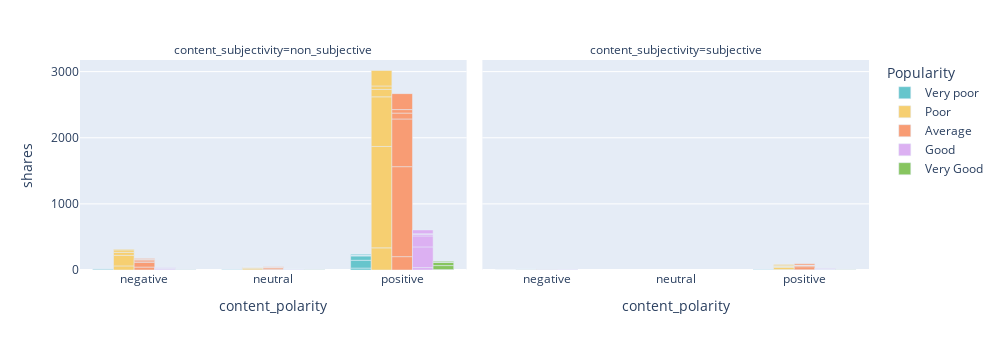

Notebook source saved alongside this figure:
### Markdown cell above
**Inspecting the content language**

### Code cell
fig = px.bar(df_lan_plot, y="shares", color="Popularity", barmode="group",
             x ="content_polarity", facet_col="content_subjectivity",
             color_discrete_sequence = px.colors.qualitative.Pastel,
             height = 350, width = 1000,
             category_orders={"Popularity": ["Very poor", "Poor", "Average", "Good", "Very Good"],
                              })

fig.show()

### Figure 1 — Plotly figure (JSON) as saved in the notebook; plotly's stock layout.template omitted (floating-point values rounded to 4 significant figures)
{"data": [{"alignmentgroup": "True", "hovertemplate": "Popularity=Very poor<br>content_subjectivity=non_subjective<br>content_polarity=%{x}<br>shares=%{y}<extra></extra>", "legendgroup": "Very poor", "marker": {"color": "rgb(102, 197, 204)"}, "name": "Very poor", "offsetgroup": "Very poor", "orientation": "v", "showlegend": true, "textposition": "auto", "type": "bar", "x": ["negative", "negative", "negative", "negative", "negative", "neutral", "neutral", "positive", "positive", "positive", "positive", "positive", "positive"], "xaxis": "x", "y": [8, 12, 3, 3, 1, 1, 2, 29, 118, 65, 10, 3, 15], "yaxis": "y"}, {"alignmentgroup": "True", "hovertemplate": "Popularity=Very poor<br>content_subjectivity=subjective<br>content_polarity=%{x}<br>shares=%{y}<extra></extra>", "legendgroup": "Very poor", "marker": {"color": "rgb(102, 197, 204)"}, "name": "Very poor", "offsetgroup": "Very poor", "orientation": "v", "showlegend": false, "textposition": "auto", "type": "bar", "x": ["negative", "positive", "positive"], "xaxis": "x2", "y": [1, 1, 2], "yaxis": "y2"}, {"alignmentgroup": "True", "hovertemplate": "Popularity=Poor<br>content_subjectivity=non_subjective<br>content_polarity=%{x}<br>shares=%{y}<extra></extra>", "legendgroup": "Poor", "marker": {"color": "rgb(246, 207, 113)"}, "name": "Poor", "offsetgroup": "Poor", "orientation": "v", "showlegend": true, "textposition": "auto", "type": "bar", "x": ["negative", "negative", "negative", "negative", "negative", "negative", "neutral", "neutral", "neutral", "neutral", "neutral", "neutral", "positive", "positive", "positive", "positive", "positive", "positive"], "xaxis": "x", "y": [62, 160, 45, 38, 3, 10, 3, 19, 17, 4, 1, 2, 335, 1533, 751, 112, 52, 234], "yaxis": "y"}, {"alignmentgroup": "True", "hovertemplate": "Popularity=Poor<br>content_subjectivity=subjective<br>content_polarity=%{x}<br>shares=%{y}<extra></extra>", "legendgroup": "Poor", "marker": {"color": "rgb(246, 207, 113)"}, "name": "Poor", "offsetgroup": "Poor", "orientation": "v", "showlegend": false, "textposition": "auto", "type": "bar", "x": ["negative", "negative", "negative", "negative", "negative", "positive", "positive", "positive", "positive", "positive", "positive"], "xaxis": "x2", "y": [2, 5, 1, 2, 2, 7, 33, 13, 10, 3, 19], "yaxis": "y2"}, {"alignmentgroup": "True", "hovertemplate": "Popularity=Average<br>content_subjectivity=non_subjective<br>content_polarity=%{x}<br>shares=%{y}<extra></extra>", "legendgroup": "Average", "marker": {"color": "rgb(248, 156, 116)"}, "name": "Average", "offsetgroup": "Average", "orientation": "v", "showlegend": true, "textposition": "auto", "type": "bar", "x": ["negative", "negative", "negative", "negative", "negative", "negative", "neutral", "neutral", "neutral", "neutral", "neutral", "positive", "positive", "positive", "positive", "positive", "positive"], "xaxis": "x", "y": [44, 71, 23, 22, 2, 11, 7, 24, 11, 3, 4, 202, 1361, 721, 89, 53, 241], "yaxis": "y"}, {"alignmentgroup": "True", "hovertemplate": "Popularity=Average<br>content_subjectivity=subjective<br>content_polarity=%{x}<br>shares=%{y}<extra></extra>", "legendgroup": "Average", "marker": {"color": "rgb(248, 156, 116)"}, "name": "Average", "offsetgroup": "Average", "orientation": "v", "showlegend": false, "textposition": "auto", "type": "bar", "x": ["negative", "negative", "negative", "negative", "positive", "positive", "positive", "positive", "positive", "positive"], "xaxis": "x2", "y": [2, 1, 3, 1, 4, 46, 19, 4, 1, 22], "yaxis": "y2"}, {"alignmentgroup": "True", "hovertemplate": "Popularity=Good<br>content_subjectivity=non_subjective<br>content_polarity=%{x}<br>shares=%{y}<extra></extra>", "legendgroup": "Good", "marker": {"color": "rgb(220, 176, 242)"}, "name": "Good", "offsetgroup": "Good", "orientation": "v", "showlegend": true, "textposition": "auto", "type": "bar", "x": ["negative", "negative", "negative", "negative", "negative", "neutral", "neutral", "neutral", "neutral", "neutral", "positive", "positive", "positive", "positive", "positive", "positive"], "xaxis": "x", "y": [8, 18, 5, 3, 2, 2, 8, 5, 1, 1, 37, 312, 166, 22, 11, 58], "yaxis": "y"}, {"alignmentgroup": "True", "hovertemplate": "Popularity=Good<br>content_subjectivity=subjective<br>content_polarity=%{x}<br>shares=%{y}<extra></extra>", "legendgroup": "Good", "marker": {"color": "rgb(220, 176, 242)"}, "name": "Good", "offsetgroup": "Good", "orientation": "v", "showlegend": false, "textposition": "auto", "type": "bar", "x": ["negative", "negative", "positive", "positive", "positive", "positive", "positive"], "xaxis": "x2", "y": [1, 1, 3, 10, 1, 1, 8], "yaxis": "y2"}, {"alignmentgroup": "True", "hovertemplate": "Popularity=Very Good<br>content_subjectivity=non_subjective<br>content_polarity=%{x}<br>shares=%{y}<extra></extra>", "legendgroup": "Very Good", "marker": {"color": "rgb(135, 197, 95)"}, "name": "Very Good", "offsetgroup": "Very Good", "orientation": "v", "showlegend": true, "textposition": "auto", "type": "bar", "x": ["negative", "negative", "negative", "negative", "neutral", "neutral", "neutral", "positive", "positive", "positive", "positive", "positive", "positive"], "xaxis": "x", "y": [1, 3, 2, 1, 1, 1, 1, 6, 61, 48, 2, 1, 13], "yaxis": "y"}, {"alignmentgroup": "True", "hovertemplate": "Popularity=Very Good<br>content_subjectivity=subjective<br>content_polarity=%{x}<br>shares=%{y}<extra></extra>", "legendgroup": "Very Good", "marker": {"color": "rgb(135, 197, 95)"}, "name": "Very Good", "offsetgroup": "Very Good", "orientation": "v", "showlegend": false, "textposition": "auto", "type": "bar", "x": ["positive", "positive"], "xaxis": "x2", "y": [2, 2], "yaxis": "y2"}], "layout": {"annotations": [{"font": {}, "showarrow": false, "text": "content_subjectivity=non_subjective", "x": 0.245, "xanchor": "center", "xref": "paper", "y": 1, "yanchor": "bottom", "yref": "paper"}, {"font": {}, "showarrow": false, "text": "content_subjectivity=subjective", "x": 0.755, "xanchor": "center", "xref": "paper", "y": 1, "yanchor": "bottom", "yref": "paper"}], "barmode": "group", "height": 350, "legend": {"title": {"text": "Popularity"}, "tracegroupgap": 0}, "margin": {"t": 60}, "width": 1000, "xaxis": {"anchor": "y", "domain": [0, 0.49], "title": {"text": "content_polarity"}}, "xaxis2": {"anchor": "y2", "domain": [0.51, 1], "matches": "x", "title": {"text": "content_polarity"}}, "yaxis": {"anchor": "x", "domain": [0, 1], "title": {"text": "shares"}}, "yaxis2": {"anchor": "x2", "domain": [0, 1], "matches": "y", "showticklabels": false}}}
